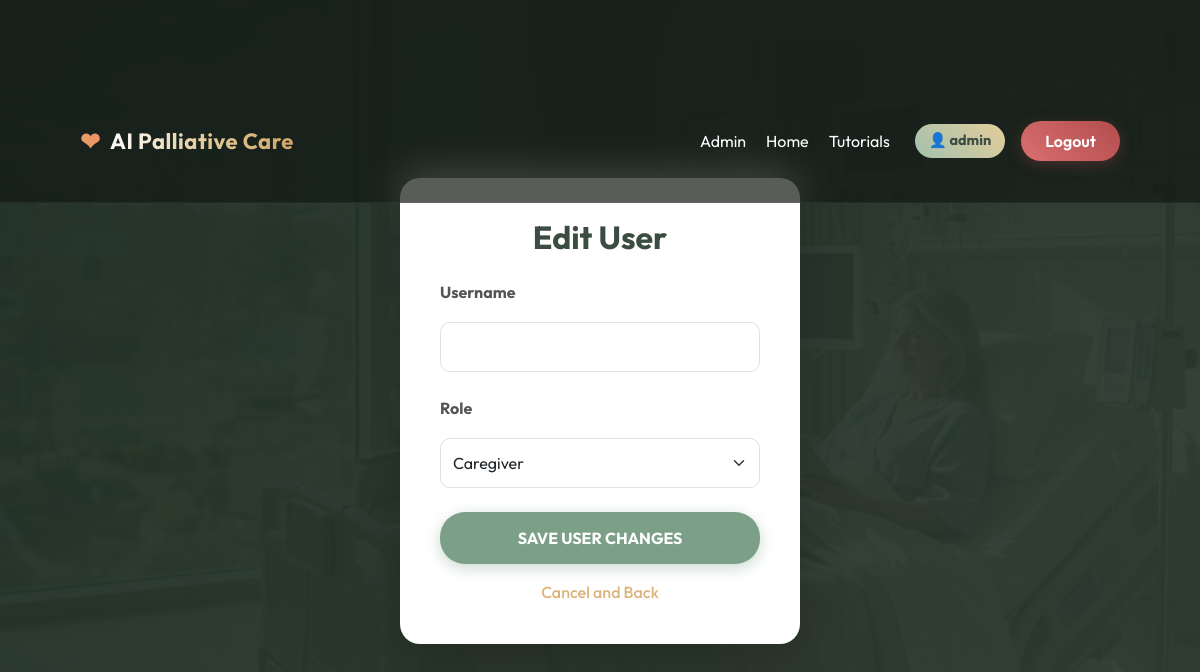
The app's page /edit_user/5 (signed in), older data.
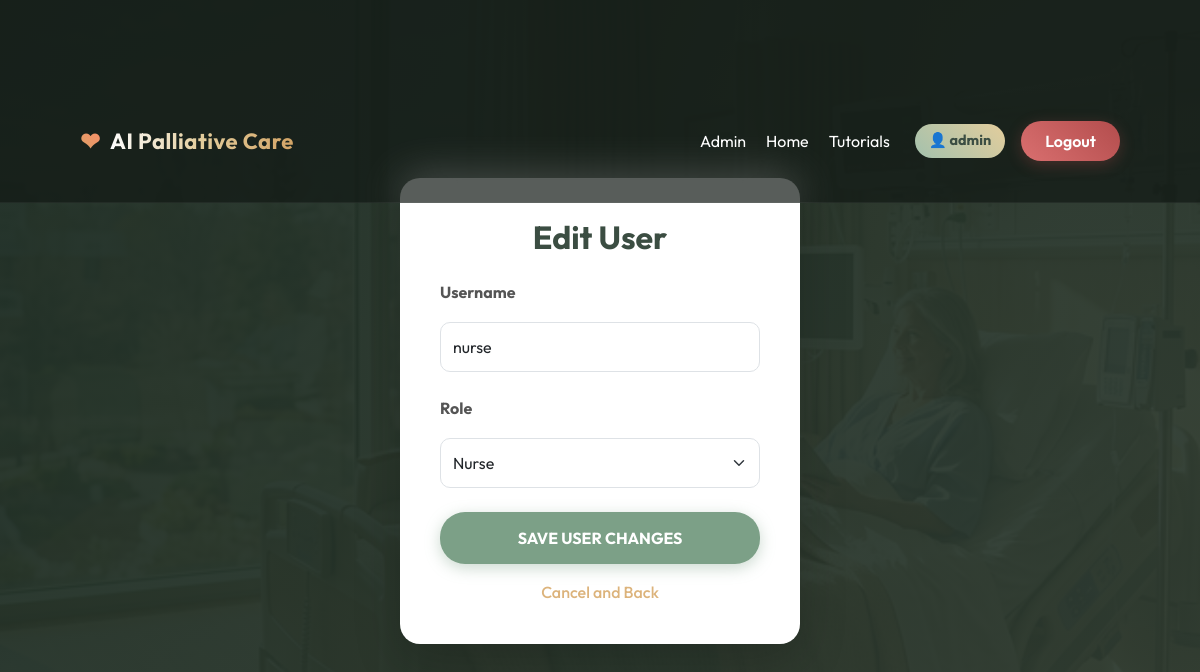
The same page, newer data.
### tables this page shows
CREATE TABLE users(
        id INTEGER PRIMARY KEY AUTOINCREMENT,
        username TEXT UNIQUE,
        password TEXT,
        role TEXT
    , status TEXT DEFAULT 'Available');

### app.py (the view, shortened to what this page needs)
@app.route("/edit_user/<int:id>", methods=["GET", "POST"])
def edit_user(id):
    if session.get("role") != "admin":
        return redirect("/login")
    conn = get_db()
    user = conn.execute("SELECT * FROM users WHERE id=?", (id,)).fetchone()
    conn.close()
    return render_template("edit_user.html", user=user)

### app.py (called while the page is built)
@app.after_request
def add_header(response):
    response.cache_control.no_store = True
    response.cache_control.no_cache = True
    response.cache_control.must_revalidate = True
    response.cache_control.max_age = 0
    return response

def get_db():
    conn = sqlite3.connect(DB)
    conn.row_factory = sqlite3.Row
    return conn

### templates/edit_user.html (shortened to what this page needs)
{% extends "base.html" %}
{% block content %}
<div class="container py-5">
    <div class="form-box shadow-lg" style="border-radius: 20px; width: 400px; background: white; padding: 40px; margin: auto;">
        <h2 class="fw-bold mb-4 text-center" style="color: #3b4d42;">Edit User</h2>
        <form action="/edit_user/{{ user.id }}" method="POST">
            <div class="mb-4 text-start">
                <label class="form-label fw-bold" style="color: #555;">Username</label>
                <input type="text" name="username" class="form-control" value="{{ user.username }}" required style="border-radius: 10px; padding: 12px;">
            </div>
            <div class="mb-4 text-start">
                <label class="form-label fw-bold" style="color: #555;">Role</label>
                <select name="role" class="form-select" required style="border-radius: 10px; padding: 12px;">
                    <option value="caregiver" {% if user.role == 'caregiver' %}selected{% endif %}>Caregiver</option>
                    <option value="nurse" {% if user.role == 'nurse' %}selected{% endif %}>Nurse</option>
                </select>
            </div>
            <button type="submit" class="btn w-100" style="background: #7ca087; color: white; border-radius: 25px; padding: 14px; font-weight: bold; font-size: 16px; border: none; box-shadow: 0 4px 15px rgba(124, 160, 135, 0.4);">
                SAVE USER CHANGES
            </button>
            <div class="text-center mt-3">
                <a href="/manage_users" class="link" style="color: #dcb37b; font-weight: 500; text-decoration: none;">Cancel and Back</a>
            </div>
        </form>
    </div>
</div>
{% endblock %}

Row changes from the older to the newer data that the page shows:
added users: username "nurse", role "Nurse"
Text that changed along with them:
form field role: "Caregiver" → (not shown)
